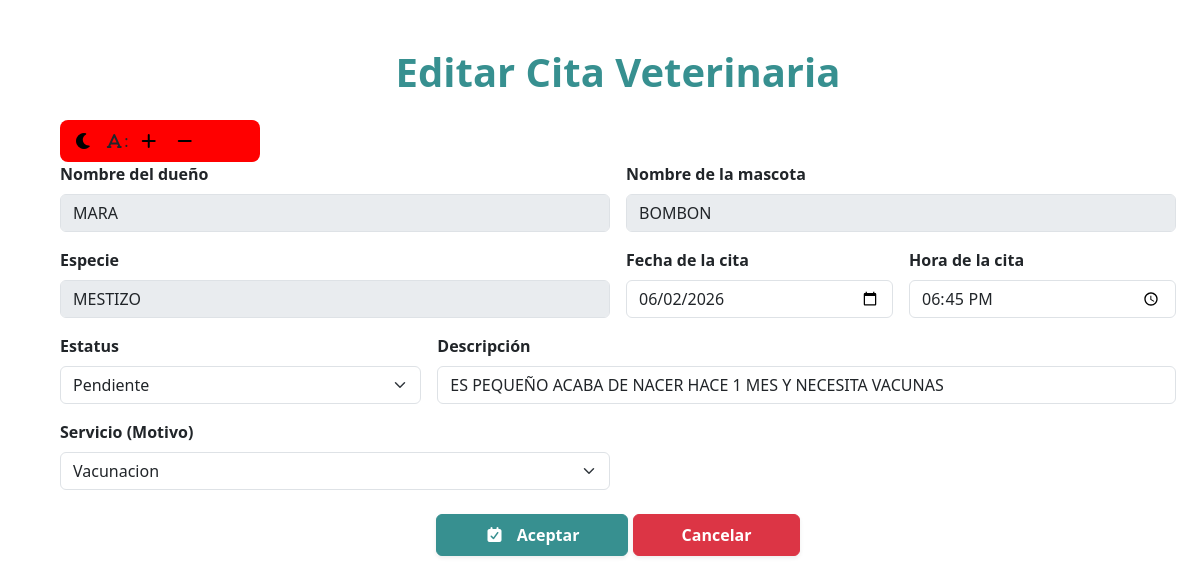
Page /editar/7/ (signed in) on the committed database.
### app/models.py (models this page shows, shortened)
class Cita_Veterinaria(models.Model):
    nombre_dueño = models.CharField(max_length=100)
    nombre_mascota = models.CharField(max_length=100)
    especie = models.CharField(max_length=100)
    fecha_cita = models.DateField()
    hora_cita = models.TimeField()
    estatus_cita = models.CharField(max_length=100)
    descripcion = models.TextField(blank=True, null=True)
    servicio = models.ForeignKey(Servicio, on_delete=models.PROTECT, null=True)
    class Meta:
        permissions = [
            ("consulta_full_edit", "Puede cambiar todos los elementos de una cita."),
        ]

class Servicio(models.Model):
    nombre = models.CharField(max_length=100)
    descripcion = models.TextField(blank=True, null=True)
    precio = models.DecimalField(max_digits=10, decimal_places=2)

### app/views.py (the view, shortened to what this page needs)
# urls.py: path('editar/<int:id>/', views.editar_Cita_Veterinaria, name='editar'),
@login_required
def editar_Cita_Veterinaria(request, id):
    cita_veterinaria = get_object_or_404(Cita_Veterinaria, id=id)
    listar_servicio = Servicio.objects.all()
    consulta_full_edit = request.user.has_perm('app.consulta_full_edit')
    return render(request, 'editar.html', {
        'cita_veterinaria': cita_veterinaria,
        'servicio': listar_servicio,
        'consulta_full_edit': consulta_full_edit
    })

### app/templates/editar.html (shortened to what this page needs)
{% load static %}
<!DOCTYPE html>
<html lang="en">
<head>
    <link href="https://cdn.jsdelivr.net/npm/bootstrap@5.3.8/dist/css/bootstrap.min.css" rel="stylesheet">
    <link rel="stylesheet" href="https://cdnjs.cloudflare.com/ajax/libs/font-awesome/7.0.1/css/all.min.css" />
    <link rel="stylesheet" href="{% static 'css/editar.css' %}">
</head>
<body>
    <main class="container m-5">
    <h1 class="text-center mb-4 fw-bold color">Editar Cita Veterinaria</h1>
    <div id="divdeprueba">
        <button class="botones" type="button" style="background-color: transparent; border:none;" onclick="modoOscuro()"><i class="fa-solid fa-moon"></i></button>
        <i class="fa-solid fa-font"></i>:
        <button class="botones" type="button" style="background-color: transparent; border:none;" onclick="tamañoGrande()"><i class="fa-solid fa-plus"></i></button>
        <button class="botones" type="button" style="background-color: transparent; border:none;" onclick="tamañoPequeño()"><i class="fa-solid fa-minus"></i></button>
    </div>
    <form method="POST">
        {% if consulta_full_edit %}
        <div class="row g-3">
            <div class="col-md-6">
                <label for="nombre_dueño" class="form-label fw-semibold">Nombre del dueño</label>
                <input  readonly type="text" name="nombre_dueño" id="nombre_dueño" class="form-control" value="{{ cita_veterinaria.nombre_dueño }}" pattern="[A-Za-z\s]+" placeholder="Ej. Edgar" required>
            </div>
            <div class="col-md-6">
                <label for="nombre_mascota" class="form-label fw-semibold">Nombre de la mascota</label>
                <input readonly type="text" name="nombre_mascota" id="nombre_mascota" class="form-control" value="{{ cita_veterinaria.nombre_mascota }}" pattern="[A-Za-z\s]+" placeholder="Ej. Rocky" required>
            </div>
            <div class="col-md-6">
                <label for="especie" class="form-label fw-semibold">Especie</label>
                <input readonly type="text" name="especie" id="especie" class="form-control" value="{{ cita_veterinaria.especie }}" pattern="[A-Za-z\s]+" placeholder="Ej. Perro, Gato" required>
            </div>
            <div class="col-md-3">
                <label for="fecha_cita" class="form-label fw-semibold">Fecha de la cita</label>
                <input type="date" name="fecha_cita" id="fecha_cita" class="form-control" value="{{ cita_veterinaria.fecha_cita|date:'Y-m-d' }}" required>
            </div>
            <div class="col-md-3">
                <label for="hora_cita" class="form-label fw-semibold">Hora de la cita</label>
                <input type="time" name="hora_cita" id="hora_cita" class="form-control" value="{{ cita_veterinaria.hora_cita|time:'H:i' }}" required>
            </div>
            <div class="col-md-4">
                <label for="estatus_cita" class="form-label fw-semibold" >Estatus</label>
                <select name="estatus_cita" id="estatus_cita" class="form-select" >
                    <option value="Pendiente" {% if cita_veterinaria.estatus_cita == 'Pendiente' %}selected{% endif %}>Pendiente</option>
                </select>
            </div>
            <div class="col-md-8">
                <label for="descripcion" class="form-label fw-semibold">Descripción</label>
                <input type="text" name="descripcion" id="descripcion" class="form-control"  value="{{ cita_veterinaria.descripcion }}" placeholder="Detalles de la cita">
            </div>
            <div class="col-md-6">
                <label for="servicio" class="form-label fw-semibold">Servicio (Motivo)</label>
                <select name="servicio" id="servicio" class="form-select">
                {% for servicios in servicio %}
                    <option value="{{ servicios.id }}" {% if servicios.id == cita_veterinaria.servicio.id %}selected{% endif %}>{{ servicios.nombre }}</option>
                {% endfor %}
                </select>
            </div>
        {% endif %}
        <div class="col-12 text-center mt-4">
            <button type="submit" class="btn btn-success px-5 py-2 fw-semibold shadow-sm">
            <i class="fa-solid fa-calendar-check me-2"></i> Aceptar
            </button>
            <a href="{% url 'listar' %}" class="btn btn-danger px-5 py-2 fw-semibold shadow-sm">Cancelar</a>
        </div>
        </div>
    </form>
    </main>
</body>
</html>

### app/static/css/editar.css (style rules this page uses)
.btn.btn-success { background-color: rgb(55, 144, 144) !important; border-color: rgb(55, 144, 144) !important; }
.color { color:rgb(55, 144, 144); }
input[readonly] { background-color: #e9ecef; cursor: not-allowed; }
#divdeprueba { background-color: rgb(255, 0, 0); padding: 8px; border-radius: 8px; width:200px; }
#divdeprueba button { background-color: transparent !important; border: none !important; }
#divdeprueba i { transition: color 1s ease-in-out; }

### rows in the picture
Cita_Veterinaria: nombre_dueño "MARA", nombre_mascota "BOMBON", especie "MESTIZO", fecha_cita "06/02/2026", hora_cita "18:45", descripcion "ES PEQUEÑO ACABA DE NACER HACE 1 MES Y NECESITA VACUNAS", servicio "Vacunacion"
